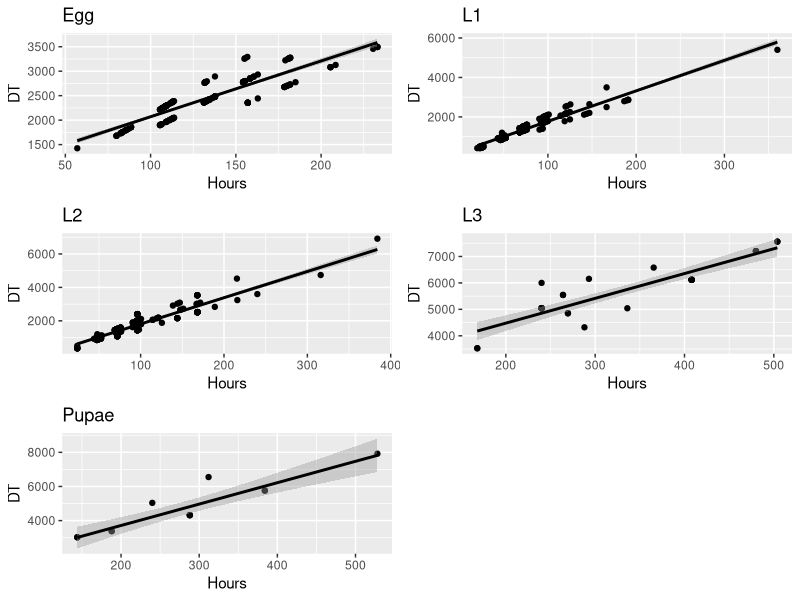
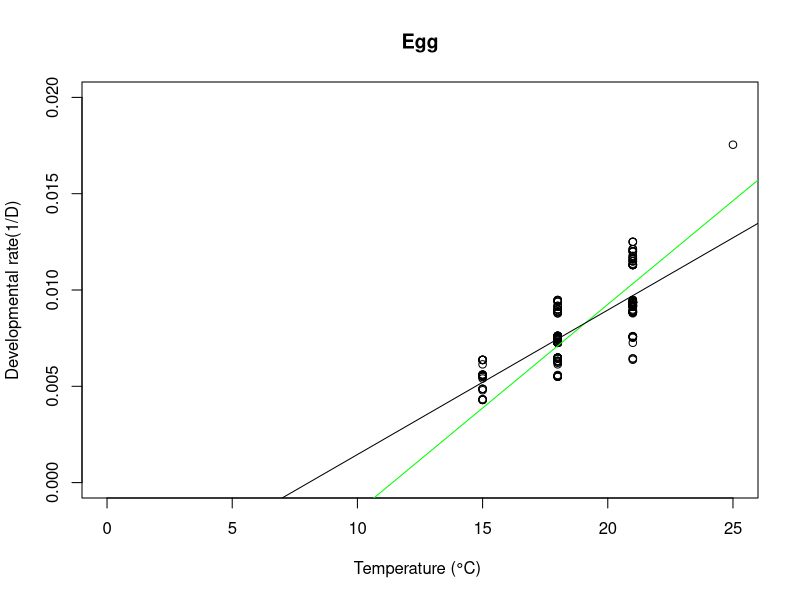
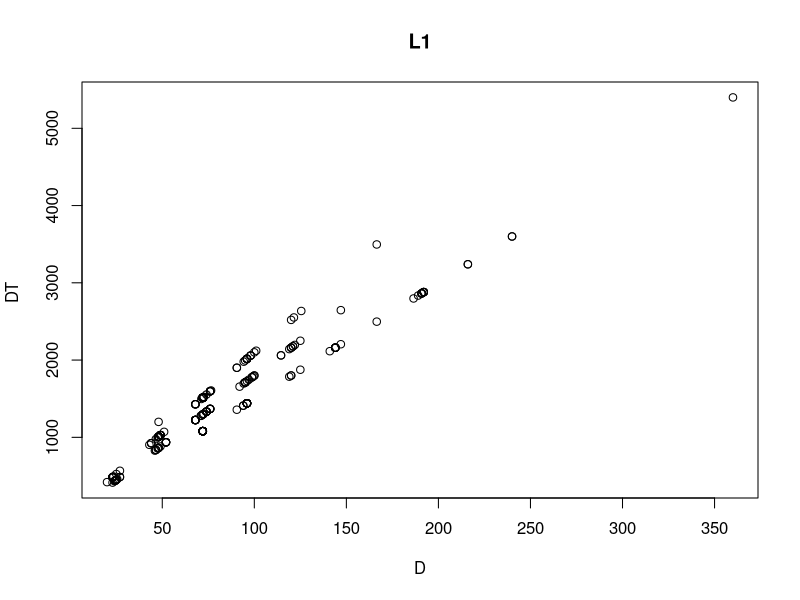
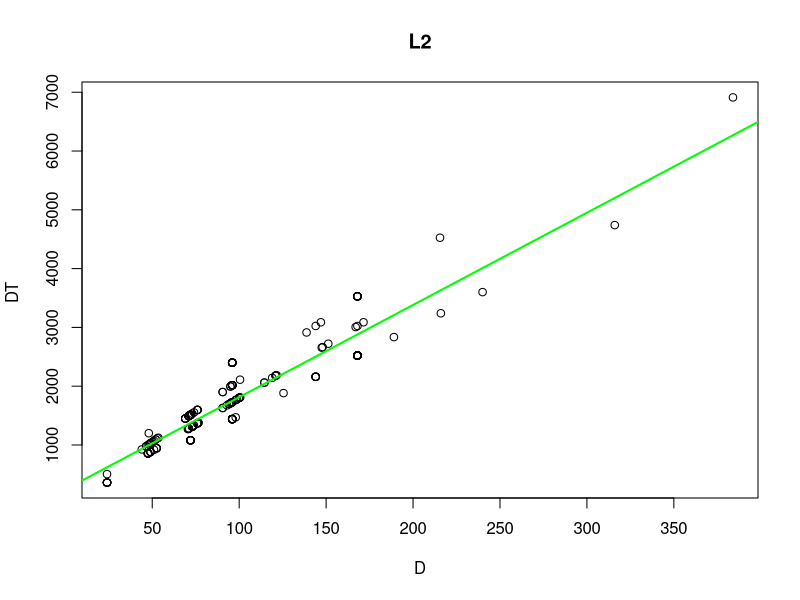
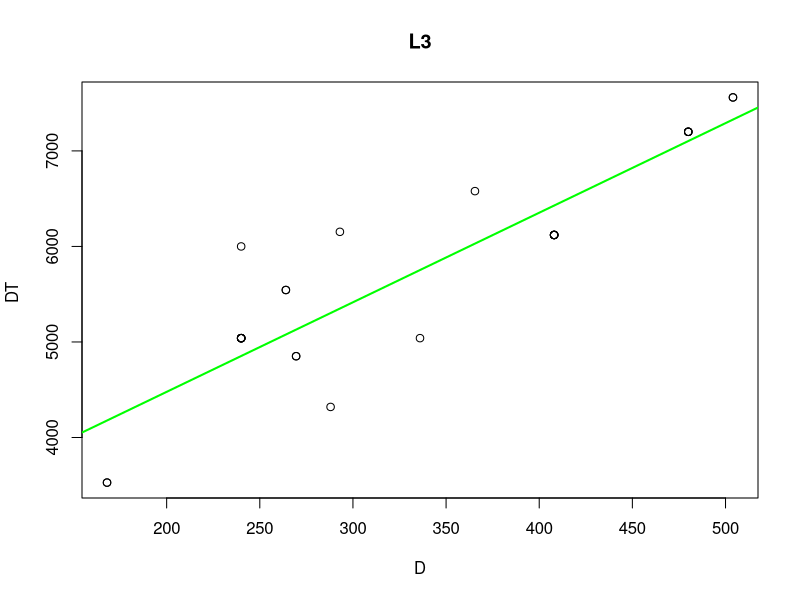
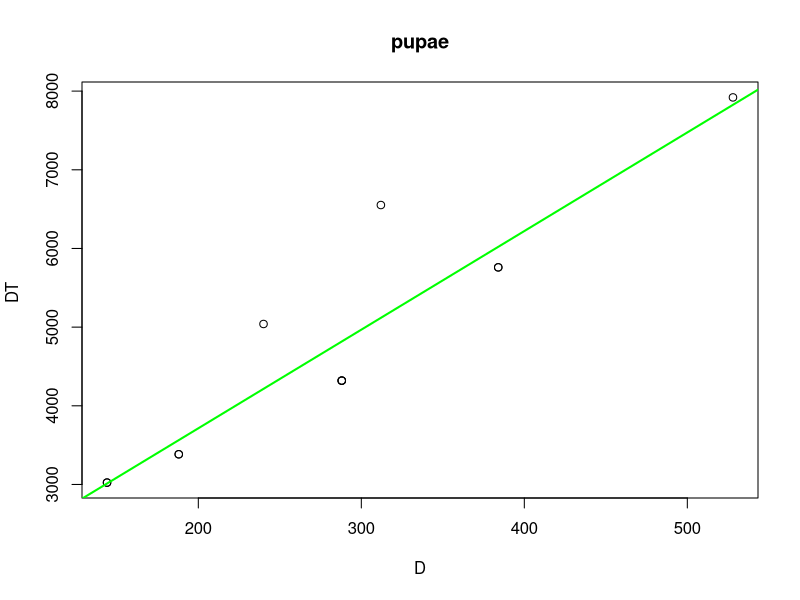

Generate these figures, in order, with R:
rm(list = ls())
data = read.csv("Data/cholevinae_full.csv", header=TRUE, sep = ";") #Hours degrees
#data = read.csv("Data/cholevinae_full_dd1.csv", header=TRUE, sep = ";") #Day degrees
head(data)
summary(data)
class(data$DT_egg)
class (data$temp)
data_12 = data [data$year=="2012",] # data for 2012
data_13 = data [data$year=="2013",] # data for 2013
library(ggplot2)
library(gridExtra)

#Tmin + SET - DT~D
lm.1=lm(data_13$DT_egg~data_13$egg)
summary(lm.1)
lm.2=lm(data_13$DT_L1~data_13$L1)
summary(lm.2)
lm.3=lm(data$DT_L2~data$L2)
summary(lm.3)
lm.4=lm(data$DT_L3 ~data$L3)
summary(lm.4)
lm.5=lm(data$DT_pupae~data$pupae)
anova (lm.5)
summary(lm.5)


#Plot of thermal summation models on DT data


getwd()
p1= qplot (data_13$egg,data_13$DT_egg,
           xlab=substitute("Hours"),
           ylab=substitute("DT"),
       main="Egg")
a1 = p1 + stat_smooth(method="lm", se=TRUE, colour="black")

p2= qplot (data_13$L1,data_13$DT_L1,
           xlab=substitute("Hours"),
           ylab=substitute("DT"),
           main="L1")
a2= p2 + stat_smooth(method="lm", se=TRUE, colour="black")

p3= qplot (data$L2,data$DT_L2,
           xlab=substitute("Hours"),
           ylab=substitute("DT"),
           main="L2")
a3= p3 + stat_smooth(method="lm", se=TRUE, colour="black")

p4= qplot (data$L3,data$DT_L3,
           xlab=substitute("Hours"),
           ylab=substitute("DT"),
           main="L3")
a4= p4 + stat_smooth(method="lm", se=TRUE, colour="black")

p5= qplot (data$pupae,data$DT_pupae,
           xlab=substitute("Hours"),
           ylab=substitute("DT"),
           main="Pupae")
a5= p5 + stat_smooth(method="lm", se=TRUE, colour="black")
#tiff (filename="exports/sciodrepoides_development.tiff", 
#      width=8000, height=12000, 
#      compression="lzw", res= 800)
grid.arrange (a1,a2, a3, a4, a5, ncol=2)
dev.off()

# par (mfrow=c(3,2)) # ,mar=rep(2,4)
# plot(data_13$DT_egg~data_13$egg, 
#      xlab="Development(h)",
#      ylab="Development*Temperature (hD)", 
#      main="Egg")
# abline(lm.1, lwd=2)
# 
# plot(data$DT_L1~data$L1, 
#      xlab="Development(h)",
#      ylab="Development*Temperature (hD)", 
#      main="L1")
# abline(lm.2, lwd=2)
# plot(data$DT_L2~data$L2, 
#      xlab="Development(h)",
#      ylab="Development*Temperature (hD)", 
#      main="L2")
# abline(lm.3, lwd=2)
# plot(data$DT_L3 ~data$L3, 
#      xlab="Development(h)",
#      ylab="Development*Temperature (hD)", 
#      main="L3")
# abline(lm.4, lwd=2)
# plot(data$DT_pupae~data$pupae, 
#      xlab="Development(h)",
#      ylab="Development*Temperature (hD)", 
#      main="Pupae")
# abline(lm.5, lwd=2)
# dev.off()

#COMPARISON OF TWO METHODS IN GRAPHICAL WAY
t=11.3997
k=929.3538
lm.2=lm(data_13$r_egg~data_13$temp)
summary (lm.2)
#Plot of thermal summation models on 1/D data FITS perfectly!!!!!!!
plot(data_13$r_egg~data_13$temp, 
     ylab='Developmental rate(1/D)',
     xlab='Temperature (°C) ', 
     main="Egg",
     ylim=c(0,0.02),
     xlim=c(0,25))
abline (a=-(t/k), b=1/k, col='green', lwd=1)
abline (lm.2)


plot(data$DT_L1~data$L1, xlab='D',ylab='DT ', main="L1")
abline(lm.2, col='green', lwd=2)
plot(data$DT_L2~data$L2, xlab='D',ylab='DT ', main="L2")
abline(lm.3, col='green', lwd=2)
plot(data$DT_L3 ~data$L3, xlab='D',ylab='DT ', main="L3")
abline(lm.4, col='green', lwd=2)
plot(data$DT_pupae~data$pupae, xlab='D',ylab='DT ', main="pupae")
abline(lm.5, col='green', lwd=2)

